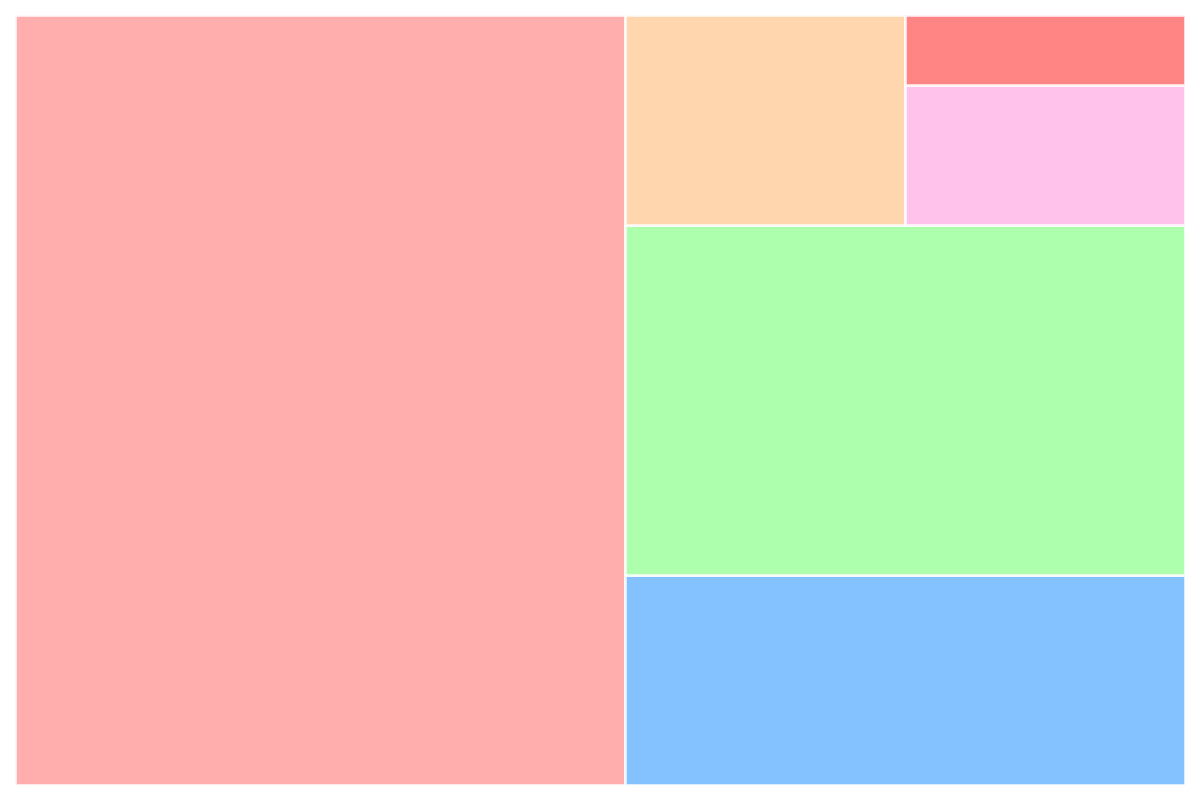

The script that drew this image:
import matplotlib.pyplot as plt
import squarify

# Corresponding expenses in dollars
expenses = [1200, 300, 500, 150, 100, 50] 

# Normalize the expenses for use in the treemap
total_expenses = sum(expenses)
sizes = [expense / total_expenses * 100 for expense in expenses]

# Define colors for each category
colors = ['#ff9999', '#66b3ff', '#99ff99', '#ffcc99', '#ffb3e6', '#ff6666']

# Create the treemap
plt.figure(figsize=(12, 8))
squarify.plot(sizes=sizes, 
              color=colors, alpha=0.8, edgecolor="white", linewidth=2)

plt.axis('off')  # Hide axes

# Automatically adjust the layout to prevent overlap
plt.tight_layout()

# Display the plot
plt.show()
